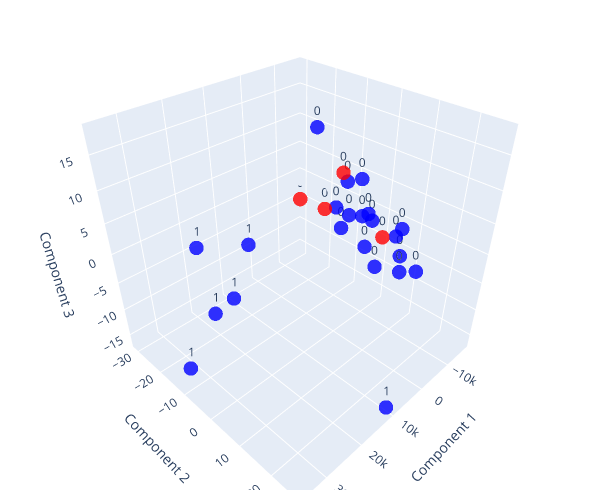

The notebook cell this image was saved under:
### Markdown cell above
Frequency domain metrics by themselves are sufficient to isolate DPN

### Code cell
pca,  kmeans, pca_data, dpn = run_pca(median_pivot[non_linear_metrics+['DPN']])
plot_pca(pca_data, kmeans, dpn)

### Figure 1 — Plotly figure (JSON) as saved in the notebook; plotly's stock layout.template omitted (floating-point values rounded to 4 significant figures)
{"data": [{"marker": {"color": ["blue", "blue", "blue", "blue", "blue", "blue", "blue", "blue", "blue", "blue", "blue", "blue", "blue", "blue", "blue", "blue", "blue", "blue", "blue", "blue", "blue", "blue", "red", "red", "red", "red"], "opacity": 0.8, "size": 5}, "mode": "markers+text", "text": ["0", "0", "0", "0", "0", "1", "0", "0", "1", "0", "0", "0", "0", "0", "1", "0", "1", "0", "0", "1", "0", "1", "0", "0", "0", "0"], "textposition": "top center", "type": "scatter3d", "x": [703.2, -9301.0, -748.3, -11360.0, -6865.0, 23030.0, -15420.0, -5286.0, 24470.0, -4401.0, -14360.0, -13390.0, -15090.0, -9716.0, 10450.0, 5448.0, 27940.0, -8384.0, -543.7, 35270.0, 3578.0, 29520.0, -16570.0, -936.0, -15990.0, -12060.0], "y": [7.425, 10.84, 7.498, 9.575, 11.15, -1.912, -13.46, 1.556, -6.192, 14.93, -9.89, -10.08, -0.6614, 15.73, 26.46, -1.56, -12.72, 2.754, 8.045, -8.619, 2.582, -5.745, -30.74, -0.01886, -20.3, 3.333], "z": [6.227, 2.088, 0.8759, -3.682, 1.689, 6.169, -6.334, 8.859, -3.33, -2.399, -2.58, 3.707, -10.22, -3.971, -16.44, 17.97, 4.099, 1.573, 6.38, -12.36, 7.14, -3.747, -5.376, 10.54, -4.546, -2.331]}], "layout": {"height": 500, "margin": {"b": 10, "l": 10, "r": 10, "t": 10}, "scene": {"aspectmode": "cube", "aspectratio": {"x": 1, "y": 1, "z": 1}, "xaxis": {"title": {"text": "Component 1"}}, "yaxis": {"title": {"text": "Component 2"}}, "zaxis": {"title": {"text": "Component 3"}}}, "width": 600}}
